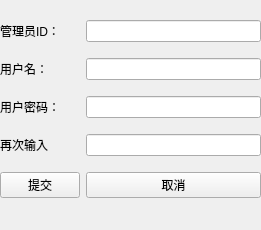
<?xml version="1.0" encoding="UTF-8"?>
<ui version="4.0">
 <class>regAdmin</class>
 <widget class="QWidget" name="regAdmin">
  <property name="geometry">
   <rect>
    <x>0</x>
    <y>0</y>
    <width>261</width>
    <height>230</height>
   </rect>
  </property>
  <property name="windowTitle">
   <string>管理员注册</string>
  </property>
  <widget class="QWidget" name="layoutWidget">
   <property name="geometry">
    <rect>
     <x>0</x>
     <y>10</y>
     <width>261</width>
     <height>201</height>
    </rect>
   </property>
   <layout class="QGridLayout" name="gridLayout">
    <item row="4" column="1">
     <widget class="QPushButton" name="btnQuit">
      <property name="text">
       <string>取消</string>
      </property>
     </widget>
    </item>
    <item row="4" column="0">
     <widget class="QPushButton" name="btnOk">
      <property name="text">
       <string>提交</string>
      </property>
     </widget>
    </item>
    <item row="2" column="0">
     <widget class="QLabel" name="label_3">
      <property name="text">
       <string>用户密码：</string>
      </property>
     </widget>
    </item>
    <item row="1" column="1">
     <widget class="QLineEdit" name="adminName"/>
    </item>
    <item row="0" column="0">
     <widget class="QLabel" name="label">
      <property name="text">
       <string>管理员ID：</string>
      </property>
     </widget>
    </item>
    <item row="1" column="0">
     <widget class="QLabel" name="label_4">
      <property name="text">
       <string>用户名：</string>
      </property>
     </widget>
    </item>
    <item row="0" column="1">
     <widget class="QLineEdit" name="adminID"/>
    </item>
    <item row="2" column="1">
     <widget class="QLineEdit" name="adminPwd">
      <property name="echoMode">
       <enum>QLineEdit::Password</enum>
      </property>
     </widget>
    </item>
    <item row="3" column="0">
     <widget class="QLabel" name="label_5">
      <property name="text">
       <string>再次输入</string>
      </property>
     </widget>
    </item>
    <item row="3" column="1">
     <widget class="QLineEdit" name="adminPwd_2">
      <property name="echoMode">
       <enum>QLineEdit::Password</enum>
      </property>
     </widget>
    </item>
   </layout>
  </widget>
 </widget>
 <resources/>
 <connections/>
</ui>
